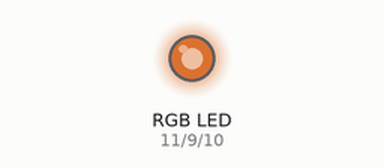
Recording of a sketch running on a simulated Arduino Uno, built with avr-gcc and run on an emulated ATmega328P. On the bench: an RGB LED mixed from three pins (HIGH = lit). Dim RGB values are drawn brighter than linear.

Above: at 0.1 s.
Timing chart, 0 to 1.6 s (numbered marks = the images above):
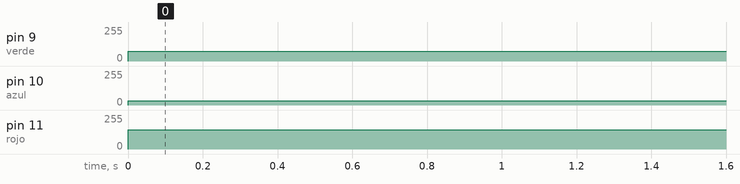

The sketch:

ledRGB.ino
```cpp
// C++ code
//
int rojo=11;
int azul=10;
int verde=9;

void setup()
{
  pinMode(rojo, OUTPUT);
  pinMode(azul, OUTPUT);
  pinMode(verde, OUTPUT);

}

void loop()
{
  analogWrite(rojo, 145);
  analogWrite(azul, 32);
  analogWrite(verde, 75);


}
```

Measured:
- by itself, pin 9 (verde): 0/255 → 75/255 at 0.00 s
- by itself, pin 10 (azul): 0/255 → 32/255 at 0.00 s
- by itself, pin 11 (rojo): 0/255 → 145/255 at 0.00 s
